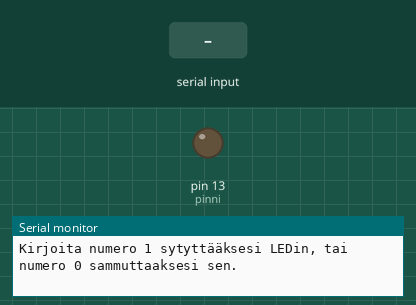
Bench run of a sketch on a simulated Arduino Uno, built with avr-gcc and run on an emulated ATmega328P. On the bench: output pins drawn as LEDs (lit = HIGH), the last lines printed to the serial monitor. The inputs (shaded band) are chosen by the test bench.

Above: at 1.2 s.
1.3 s: "1\n" received over Serial
At 2.1 s:
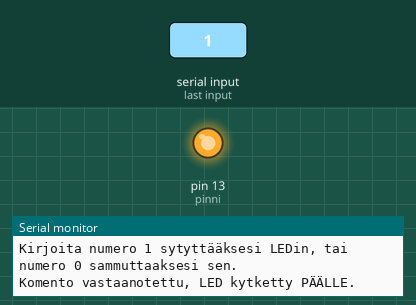
Timing chart, 0 to 4.3 s (numbered marks = the images above; inputs shaded):
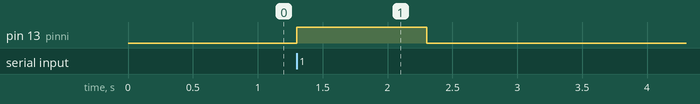

Measured:
- after the input at 1.3 s, pin 13 (pinni): LOW → HIGH at once, → LOW 1.0 s later

The sketch:

PTN-LEDSerialControl.ino
```cpp
 //  ___ _____ _  _  _____   ___   _  __
 // | _ \_   _| \| |/ _ \ \ / /_\ | |/ /
 // |  _/ | | | .` | (_) \ V / _ \| ' <
 // |_|   |_| |_|\_|\___/ \_/_/ \_\_|\_\.
 // https://www.youtube.com/@ptnovak
 // https://twitter.com/PTNovakk
 // https://github.com/ptnovakk


//  tässä määritetään asetukset, yhteydet ja vakiot
void setup()  {

  pinMode(13, OUTPUT);      //  pinni #13 asetetaan lähdöksi
  Serial.begin(9600);       //  väyläyhteys käynnistetään, 9600 baudia
  while (!Serial);          //  kun väyläyhteys on avattu, suoritetaan seuraava komento:
  Serial.println("Kirjoita numero 1 sytyttääksesi LEDin, tai numero 0 sammuttaaksesi sen.");      //  seuraava viesti kirjoitetaan väylämonitorille

}

//  ohjelma toistaa seuraavaa kiertoa, kunnes se keskeytetään
void loop() {

  if (Serial.available()) {     //  jos väylällä on dataa, niin...

    int state = Serial.parseInt();    //  muuttuja 'state' on yhtä kuin väylän viimeisin kokonaisluku

      if (state == 1) {     //  jos muuttuja on yhtä kuin '1', niin...

      digitalWrite(13, HIGH);     //  pinnin #13 tila muutetaan korkeaksi
      Serial.println("Komento vastaanotettu, LED kytketty PÄÄLLE.");      //  seuraava viesti kirjoitetaan väylämonitorille

    }

      if (state == 0) {     //  jos muuttuja on yhtä kuin '0', niin...

      digitalWrite(13, LOW);      //  pinnin #13 tila muutetaan matalaksi
      Serial.println("Komento vastaanotettu, LED kytketty POIS PÄÄLTÄ.");     //  seuraava viesti kirjoitetaan väylämonitorille

    }

  }

}
```
